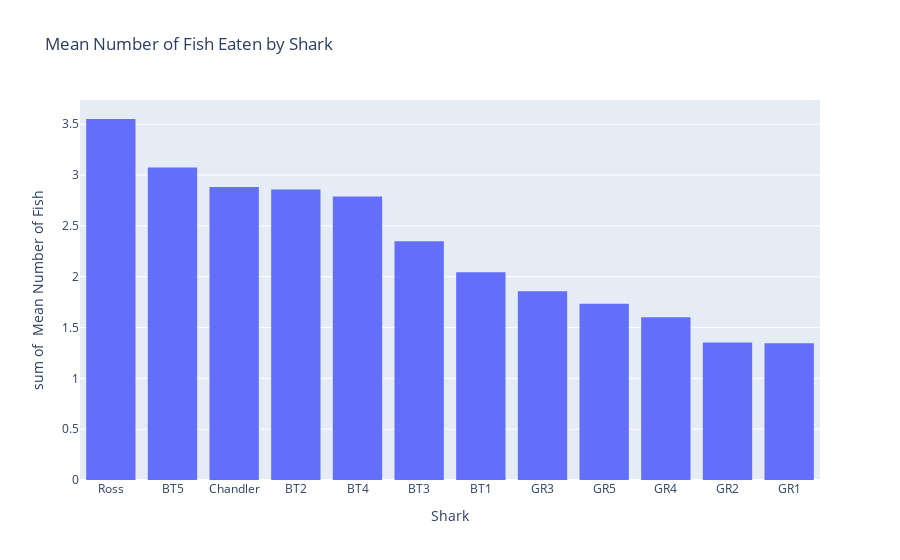

The cell this chart's notebook holds for it:
### Code cell
# Graph Mean Number of Fish Eaten For Each Shark

Eaten_Means = {'Shark': ['Ross', 'Chandler','BT1','BT2','BT3','BT4','BT5','GR1','GR2','GR3','GR4', 'GR5'],
        'Mean': [3.552,2.882,2.043,2.858,2.349,2.790,3.076,1.346,1.352,1.858,1.602,1.735]}

Eaten_Means_df = pd.DataFrame(Eaten_Means, columns = ['Shark', 'Mean'])

Eaten_Means_Sorted = Eaten_Means_df.sort_values(by=['Mean'], ascending = False)

fig = px.histogram(Eaten_Means_Sorted, x="Shark", y="Mean", 
                   title = "Mean Number of Fish Eaten by Shark",
                  labels={
                     "Shark": "Shark",
                     "Mean": " Mean Number of Fish",
                 })
fig.show()

### Figure 1 — Plotly figure (JSON) as saved in the notebook; plotly's stock layout.template omitted (floating-point values rounded to 4 significant figures)
{"data": [{"alignmentgroup": "True", "bingroup": "x", "histfunc": "sum", "hovertemplate": "Shark=%{x}<br>sum of  Mean Number of Fish=%{y}<extra></extra>", "legendgroup": "", "marker": {"color": "#636efa"}, "name": "", "offsetgroup": "", "orientation": "v", "showlegend": false, "type": "histogram", "x": ["Ross", "BT5", "Chandler", "BT2", "BT4", "BT3", "BT1", "GR3", "GR5", "GR4", "GR2", "GR1"], "xaxis": "x", "y": [3.552, 3.076, 2.882, 2.858, 2.79, 2.349, 2.043, 1.858, 1.735, 1.602, 1.352, 1.346], "yaxis": "y"}], "layout": {"barmode": "relative", "legend": {"tracegroupgap": 0}, "title": {"text": "Mean Number of Fish Eaten by Shark"}, "xaxis": {"anchor": "y", "domain": [0, 1], "title": {"text": "Shark"}}, "yaxis": {"anchor": "x", "domain": [0, 1], "title": {"text": "sum of  Mean Number of Fish"}}}}
